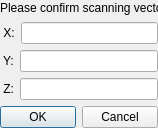
<?xml version="1.0" encoding="utf-8"?>
<ui version="4.0">
 <class>VectorPicker</class>
 <widget class="QDialog" name="VectorPicker">
  <property name="geometry">
   <rect>
    <x>0</x>
    <y>0</y>
    <width>158</width>
    <height>128</height>
   </rect>
  </property>
  <property name="windowTitle">
   <string>Dialog</string>
  </property>
  <widget class="QWidget" name="verticalLayoutWidget">
   <property name="geometry">
    <rect>
     <x>0</x>
     <y>0</y>
     <width>158</width>
     <height>128</height>
    </rect>
   </property>
   <layout class="QVBoxLayout" name="verticalLayout">
    <item>
     <widget class="QLabel" name="label_3">
      <property name="text">
       <string>Please confirm scanning vector</string>
      </property>
     </widget>
    </item>
    <item>
     <layout class="QHBoxLayout" name="horizontalLayout">
      <item>
       <widget class="QLabel" name="label">
        <property name="text">
         <string> X:</string>
        </property>
       </widget>
      </item>
      <item>
       <widget class="QLineEdit" name="lineEditX"/>
      </item>
     </layout>
    </item>
    <item>
     <layout class="QHBoxLayout" name="horizontalLayout_2">
      <item>
       <widget class="QLabel" name="label_4">
        <property name="text">
         <string> Y:</string>
        </property>
       </widget>
      </item>
      <item>
       <widget class="QLineEdit" name="lineEditY"/>
      </item>
     </layout>
    </item>
    <item>
     <layout class="QHBoxLayout" name="horizontalLayout_3">
      <item>
       <widget class="QLabel" name="label_2">
        <property name="text">
         <string> Z:</string>
        </property>
       </widget>
      </item>
      <item>
       <widget class="QLineEdit" name="lineEditZ"/>
      </item>
     </layout>
    </item>
    <item>
     <widget class="QDialogButtonBox" name="buttonBox">
      <property name="orientation">
       <enum>Qt::Horizontal</enum>
      </property>
      <property name="standardButtons">
       <set>QDialogButtonBox::Cancel|QDialogButtonBox::Ok</set>
      </property>
     </widget>
    </item>
   </layout>
  </widget>
 </widget>
 <resources/>
 <connections>
  <connection>
   <sender>buttonBox</sender>
   <signal>accepted()</signal>
   <receiver>VectorPicker</receiver>
   <slot>accept()</slot>
   <hints>
    <hint type="sourcelabel">
     <x>248</x>
     <y>254</y>
    </hint>
    <hint type="destinationlabel">
     <x>157</x>
     <y>274</y>
    </hint>
   </hints>
  </connection>
  <connection>
   <sender>buttonBox</sender>
   <signal>rejected()</signal>
   <receiver>VectorPicker</receiver>
   <slot>reject()</slot>
   <hints>
    <hint type="sourcelabel">
     <x>316</x>
     <y>260</y>
    </hint>
    <hint type="destinationlabel">
     <x>286</x>
     <y>274</y>
    </hint>
   </hints>
  </connection>
 </connections>
</ui>
